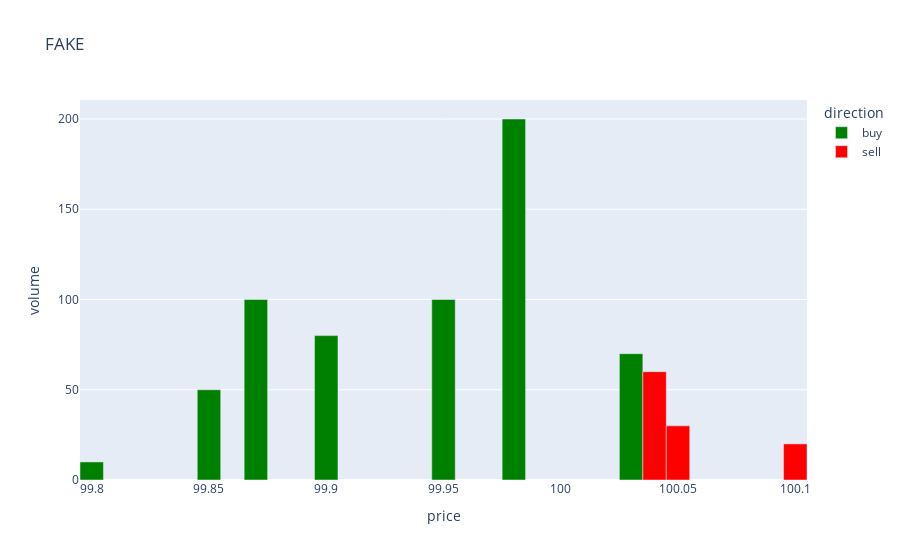

Write notebook code for a chart like this one.
### Code cell
limit_cross = get_limit_order(start, 100.03, 300, "buy", internal_id)
internal_id +=1


s=time.time()
for i,e in enumerate(exchanges):
    e.process_order(limit_cross)
en=time.time()
print((en-s)/len(exchanges))

visualise_orderbook(exchanges[0].central_orderbook)

### Figure 1 — Plotly figure (JSON) as saved in the notebook; plotly's stock layout.template omitted (floating-point values rounded to 4 significant figures)
{"data": [{"alignmentgroup": "True", "hovertemplate": "direction=buy<br>price=%{x}<br>volume=%{y}<extra></extra>", "legendgroup": "buy", "marker": {"color": "green", "pattern": {"shape": ""}}, "name": "buy", "offsetgroup": "buy", "orientation": "v", "showlegend": true, "textposition": "auto", "type": "bar", "width": 0.01, "x": [100.0, 99.98, 99.95, 99.9, 99.87, 99.85, 99.8], "xaxis": "x", "y": [70, 200, 100, 80, 100, 50, 10], "yaxis": "y"}, {"alignmentgroup": "True", "hovertemplate": "direction=sell<br>price=%{x}<br>volume=%{y}<extra></extra>", "legendgroup": "sell", "marker": {"color": "red", "pattern": {"shape": ""}}, "name": "sell", "offsetgroup": "sell", "orientation": "v", "showlegend": true, "textposition": "auto", "type": "bar", "width": 0.01, "x": [100.0, 100.0, 100.1], "xaxis": "x", "y": [60, 30, 20], "yaxis": "y"}], "layout": {"barmode": "relative", "legend": {"title": {"text": "direction"}, "tracegroupgap": 0}, "title": {"text": "FAKE"}, "xaxis": {"anchor": "y", "domain": [0, 1], "title": {"text": "price"}}, "yaxis": {"anchor": "x", "domain": [0, 1], "title": {"text": "volume"}}}}
